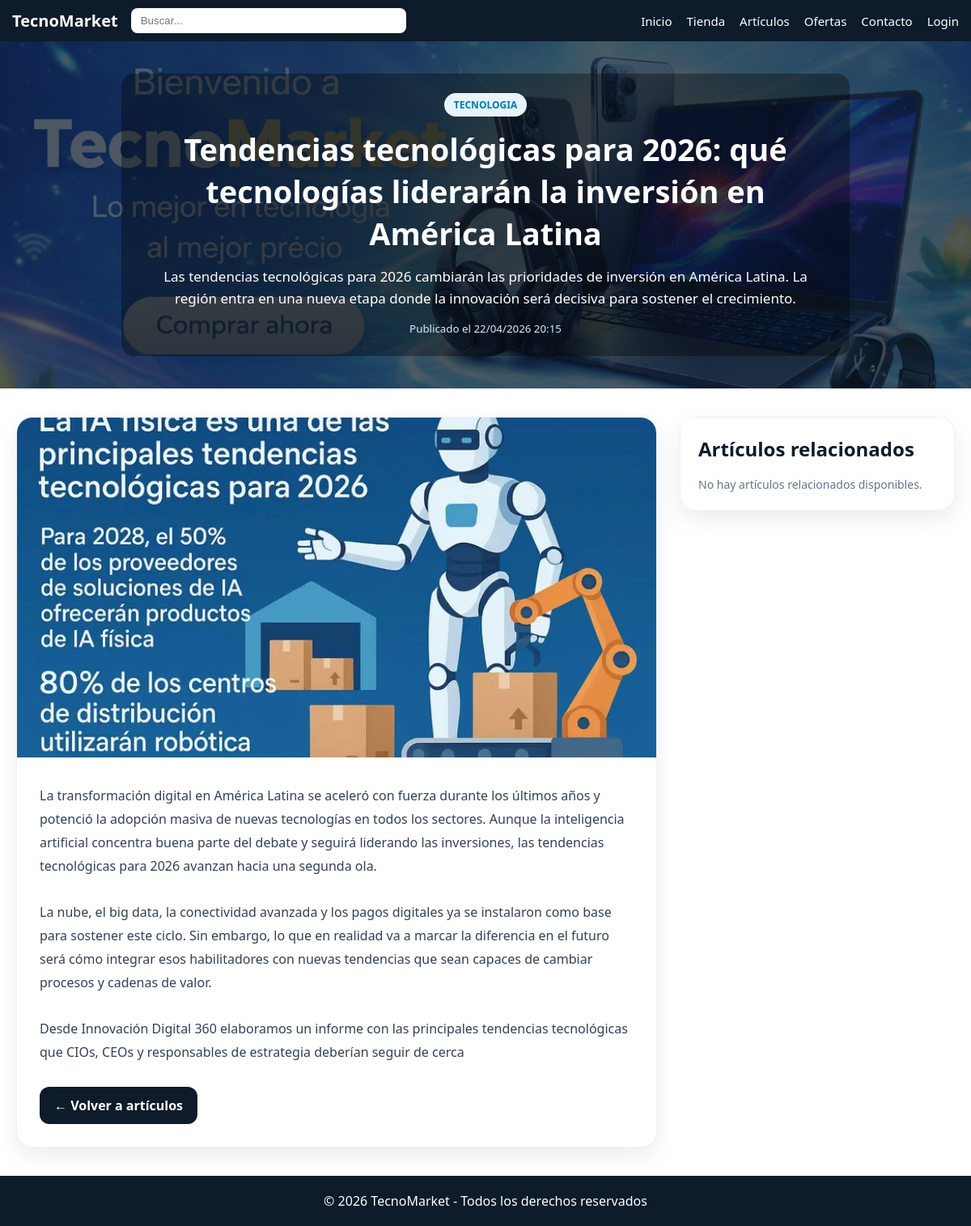
The app's page /detalle_articulo.php?id=1 with its own data.
### tables this page shows
CREATE TABLE `articulos` (
  `id` int(11) NOT NULL,
  `titulo` varchar(180) NOT NULL,
  `resumen` text NOT NULL,
  `contenido` longtext NOT NULL,
  `categoria` varchar(100) NOT NULL,
  `imagen` varchar(255) NOT NULL,
  `estado` enum('publicado','borrador') DEFAULT 'publicado',
  `fecha_registro` timestamp NOT NULL DEFAULT current_timestamp(),
  `fecha_publicacion` timestamp NOT NULL DEFAULT current_timestamp()
);

### php/session.php (called while the page is built, shortened)
<?php
$usuario_logueado = false;
?>

### detalle_articulo.php (the view, shortened to what this page needs)
<?php
require_once "php/session.php";
require_once "php/conexion.php";
$id = $_GET["id"] ?? "";
$sql = "SELECT id, titulo, resumen, contenido, categoria, imagen, fecha_publicacion
        FROM articulos
        WHERE id = ?";
$stmt = $conn->prepare($sql);
$stmt->bind_param("i", $id);
$stmt->execute();
$resultado = $stmt->get_result();
$articulo = $resultado->fetch_assoc();
$sql_relacionados = "SELECT id, titulo, imagen, categoria
                     FROM articulos
                     WHERE categoria = ? AND id != ?
                     ORDER BY fecha_publicacion DESC
                     LIMIT 3";
$stmt_rel = $conn->prepare($sql_relacionados);
$stmt_rel->bind_param("si", $articulo["categoria"], $id);
$stmt_rel->execute();
$resultado_rel = $stmt_rel->get_result();
?>
<!DOCTYPE html>
<html lang="es">
<head>
    <link rel="stylesheet" href="css/detalle_articulo.css">
</head>
<body>
<header class="header">
    <div class="logo">TecnoMarket</div>
    <input type="text" placeholder="Buscar..." class="buscador">
<nav class="menu" id="menu">
    <a href="index">Inicio</a>
    <a href="tienda">Tienda</a>
    <a href="articulos">Artículos</a>
    <a href="ofertas">Ofertas</a>
    <a href="contacto">Contacto</a>
    <?php if ($usuario_logueado): ?>
        <a href="perfil">Hola, <?php echo htmlspecialchars($nombre_usuario); ?></a>
        <?php if ($rol_usuario === "admin"): ?>
            <a href="admin_productos">Panel Admin</a>
        <?php endif; ?>
        <a href="php/logout.php">Cerrar sesión</a>
    <?php else: ?>
        <a href="login">Login</a>
    <?php endif; ?>
</nav>
</header>
<section class="hero-detalle">
    <div class="hero-detalle-texto">
        <span class="badge-categoria"><?php echo htmlspecialchars($articulo["categoria"]); ?></span>
        <h1><?php echo htmlspecialchars($articulo["titulo"]); ?></h1>
        <p><?php echo htmlspecialchars($articulo["resumen"]); ?></p>
        <small>
            Publicado el <?php echo date("d/m/Y H:i", strtotime($articulo["fecha_publicacion"])); ?>
        </small>
    </div>
</section>
<section class="contenedor-detalle">
    <article class="articulo-completo">
        <img src="<?php echo htmlspecialchars($articulo["imagen"]); ?>" alt="<?php echo htmlspecialchars($articulo["titulo"]); ?>" class="imagen-principal">
        <div class="contenido-articulo">
            <p><?php echo nl2br(htmlspecialchars($articulo["contenido"])); ?></p>
        </div>
        <div class="acciones-articulo">
            <a href="articulos.php" class="btn-volver">← Volver a artículos</a>
        </div>
    </article>
    <aside class="sidebar-relacionados">
        <h2>Artículos relacionados</h2>
        <?php if ($resultado_rel->num_rows > 0): ?>
            <div class="lista-relacionados">
                <?php while ($rel = $resultado_rel->fetch_assoc()): ?>
                    <a href="detalle_articulo.php?id=<?php echo $rel["id"]; ?>" class="relacionado-card">
                        <img src="<?php echo htmlspecialchars($rel["imagen"]); ?>" alt="<?php echo htmlspecialchars($rel["titulo"]); ?>">
                        <div>
                            <span class="rel-cat"><?php echo htmlspecialchars($rel["categoria"]); ?></span>
                            <h3><?php echo htmlspecialchars($rel["titulo"]); ?></h3>
                        </div>
                    </a>
                <?php endwhile; ?>
            </div>
        <?php else: ?>
            <p class="sin-relacionados">No hay artículos relacionados disponibles.</p>
        <?php endif; ?>
    </aside>
</section>
<footer class="footer">
    <p>© 2026 TecnoMarket - Todos los derechos reservados</p>
</footer>
</body>
</html>

### css/detalle_articulo.css (style rules this page uses)
* { margin: 0; padding: 0; box-sizing: border-box; }
body { font-family: 'Segoe UI', sans-serif; background: #ffffff; color: #222; }
.header { display: flex; align-items: center; justify-content: space-between; gap: 14px; background: #0d1b2a; color: white; padding: 10px 15px; position: relative; flex-wrap: wrap; }
.logo { font-weight: bold; font-size: 20px; white-space: nowrap; }
.buscador { display: none; }
.menu { display: none; flex-direction: column; background: #0d1b2a; position: absolute; top: 60px; left: 0; width: 100%; z-index: 20; }
.menu a { padding: 10px; border-top: 1px solid #1b263b; color: white; text-decoration: none; }
.hero-detalle { background: linear-gradient(rgba(13,27,42,.72), rgba(13,27,42,.72)), url("../img/banner.png") no-repeat center center; background-size: cover; min-height: 320px; display: flex; align-items: center; justify-content: center; text-align: center; color: white; padding: 40px 20px; }
.hero-detalle-texto { max-width: 900px; background: rgba(0,0,0,.35); padding: 24px; border-radius: 16px; }
.badge-categoria { display: inline-block; background: #e8f4fa; color: #0077b6; padding: 6px 12px; border-radius: 20px; font-size: 12px; font-weight: bold; margin-bottom: 14px; text-transform: uppercase; }
.hero-detalle-texto h1 { font-size: 38px; margin-bottom: 14px; }
.hero-detalle-texto p { font-size: 17px; line-height: 1.6; margin-bottom: 12px; }
.hero-detalle-texto small { color: #dbeafe; }
.contenedor-detalle { max-width: 1250px; margin: 0 auto; display: grid; grid-template-columns: minmax(0, 1fr) 340px; gap: 28px; padding: 35px 20px; align-items: start; }
.articulo-completo { background: white; border-radius: 20px; overflow: hidden; border: 1px solid #eef2f7; box-shadow: 0 10px 28px rgba(0,0,0,.08); }
.imagen-principal { width: 100%; height: 420px; object-fit: cover; }
.contenido-articulo { padding: 28px; }
.contenido-articulo p { line-height: 1.8; color: #334155; font-size: 16px; white-space: normal; }
.acciones-articulo { padding: 0 28px 28px; }
.btn-volver { display: inline-block; text-decoration: none; padding: 12px 18px; border-radius: 12px; background: #0d1b2a; color: white; font-weight: bold; }
.sidebar-relacionados { background: white; border-radius: 20px; padding: 22px; border: 1px solid #eef2f7; box-shadow: 0 10px 28px rgba(0,0,0,.08); position: sticky; top: 20px; }
.sidebar-relacionados h2 { margin-bottom: 18px; color: #0d1b2a; }
.sin-relacionados { color: #64748b; font-size: 14px; }
.footer { background: #0d1b2a; color: white; text-align: center; padding: 20px; }
@media (min-width: 768px) { .buscador { display: block; flex: 1; max-width: 340px; min-width: 180px; padding: 8px 12px; border-radius: 8px; border: none; outline: none; } }
@media (min-width: 1024px) { .header { display: grid; grid-template-columns: auto minmax(200px, 340px) 1fr; align-items: center; gap: 16px; } }
@media (min-width: 1024px) { .menu { display: flex !important; position: static; flex-direction: row; justify-content: flex-end; align-items: center; gap: 18px; width: 100%; background: none; flex-wrap: wrap; } }
@media (min-width: 1024px) { .menu a { border: none; margin: 0; padding: 0; white-space: nowrap; font-size: 15px; } }

### records on screen
articulos: categoria "TECNOLOGIA", titulo "Tendencias tecnológicas para 2026: qué tecnologías liderarán la inversión en América Latina", resumen "Las tendencias tecnológicas para 2026 cambiarán las prioridades de inversión en América Latina. La región entra en una nueva etapa donde la innovación será decisiva para sostener el crecimiento.", fecha_publicacion "22/04/2026 20:15", imagen (picture), contenido "La transformación digital en América Latina se aceleró con fuerza durante los últimos años y potenció la adopción masiva de nuevas tecnologías en todos los sectores. Aunque la inteligencia artificial concentra buena parte del debate y seguirá liderando las inversiones, las tendencias tecnológicas para 2026 avanzan hacia una segunda ola. La nube, el big data, la conectividad avanzada y los pagos digitales ya se instalaron como base para sostener este ciclo. Sin embargo, lo que en realidad va a marcar la diferencia en el futuro será cómo integrar esos habilitadores con nuevas tendencias que sean capaces de cambiar procesos y cadenas de valor. Desde Innovación Digital 360 elaboramos un informe…"
